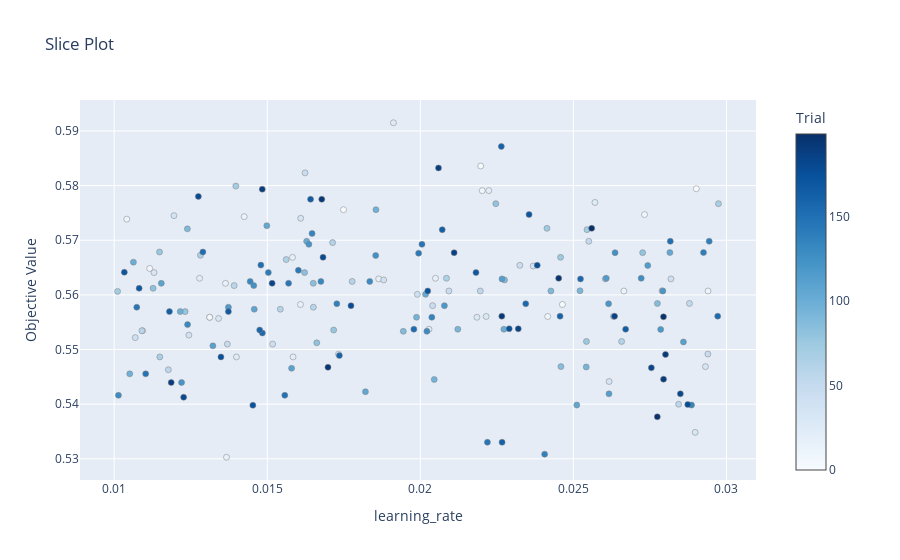

Notebook cell for this chart:
### Code cell
optuna.visualization.plot_slice(study, params=["learning_rate"])

### Figure 1 — Plotly figure (JSON) as saved in the notebook; plotly's stock layout.template omitted (floating-point values rounded to 4 significant figures; data arrays with more than 128 entries replaced by an {"elided": "..."} marker saying what was removed)
{"data": [{"marker": {"color": {"elided": "200 int values"}, "colorbar": {"title": {"text": "Trial"}, "x": 1, "xpad": 40}, "colorscale": [[0, "rgb(247,251,255)"], [0.125, "rgb(222,235,247)"], [0.25, "rgb(198,219,239)"], [0.375, "rgb(158,202,225)"], [0.5, "rgb(107,174,214)"], [0.625, "rgb(66,146,198)"], [0.75, "rgb(33,113,181)"], [0.875, "rgb(8,81,156)"], [1, "rgb(8,48,107)"]], "line": {"color": "Grey", "width": 0.5}}, "mode": "markers", "name": "Feasible Trial", "showlegend": false, "type": "scatter", "x": {"elided": "200 float values"}, "y": {"elided": "200 float values"}}], "layout": {"title": {"text": "Slice Plot"}, "xaxis": {"title": {"text": "learning_rate"}}, "yaxis": {"title": {"text": "Objective Value"}}}}
